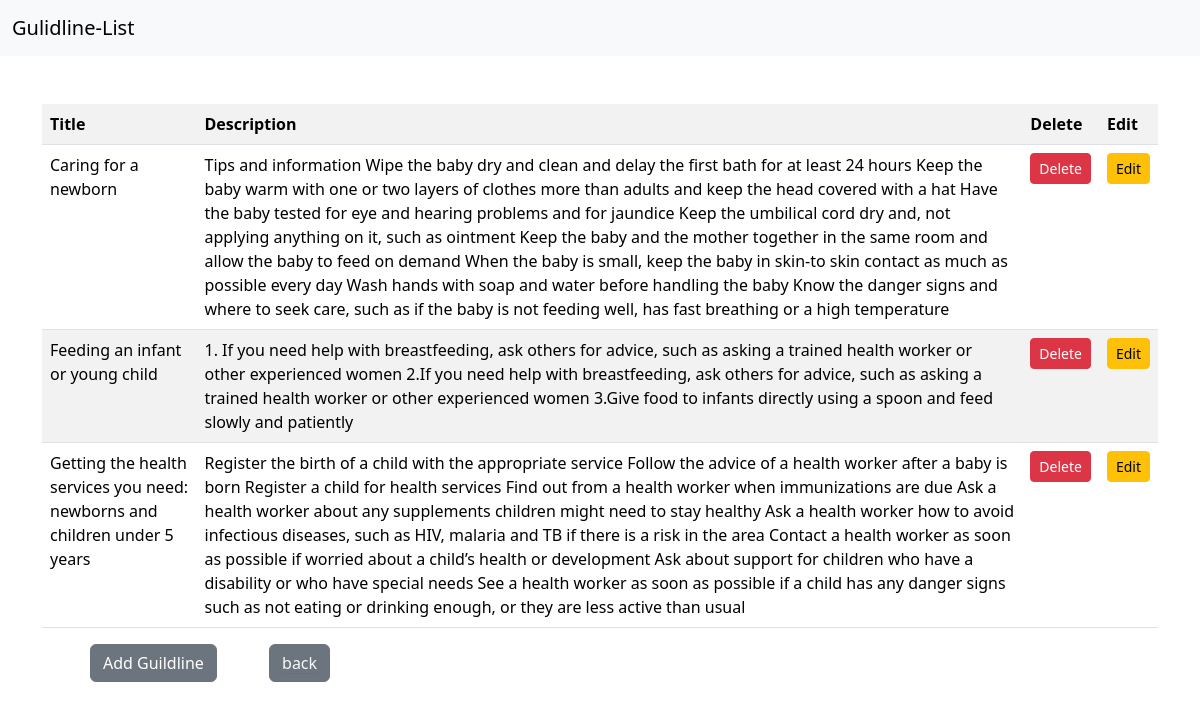
Page /health/guildlinelist on the committed database.
### healthdp/models.py (models this page shows)
class guildlines(models.Model):
    title = models.CharField(max_length=200,null=False)
    description = models.TextField(null=False)
    created_at = models.DateTimeField(auto_now_add=True)

### healthdp/views.py (the view)
# urls.py: path('guildlinelist',Guildlinelists.as_view(),name='guildlist'),
class Guildlinelists(ListView):
    model=guildlines
    template_name='guildlinelist.html'
    context_object_name='data'
    def get_queryset(self):
        qs=guildlines.objects.all()
        return qs

### templates/guildlinelist.html (shortened to what this page needs)
<!DOCTYPE html>
<html lang="en">
<head>
    <link rel="stylesheet" href="../static/regstyle.css">
    <link href="https://cdn.jsdelivr.net/npm/bootstrap@5.3.3/dist/css/bootstrap.min.css" rel="stylesheet"
>
  <link rel="stylesheet" href="path/to/font-awesome/css/font-awesome.min.css">
</head>
<body >
    <nav class="navbar navbar-expand-lg bg-body-tertiary">
        <div class="container-fluid">
            <a class="navbar-brand" href="{% url 'guildlist' %}">Gulidline-List</a>
        </div>
    </nav>
    <div class="container">
        <table class="table table-striped table-hover mt-5">
            <tr>
                <th>Title</th>
                <th>Description</th>
                <th>Delete</th>
                <th>Edit</th>
            </tr>
            {%for guild in data%}
            <tr>
                <td>{{guild.title}}</td>
                <td>{{guild.description}}</td>
                <td><a href="{% url 'guild-delete' pk=guild.pk %}" class="btn btn-danger btn-sm">Delete</a></td>
                <td><a href="{% url 'guildline-update' pk=guild.pk %}"  class="btn btn-warning btn-sm">Edit</a> </td>
            </tr>
            {% endfor %}
        </table>
        <a href="{% url 'guild'%}"><button type="submit" class="ms-5 btn btn-secondary">Add Guildline</button></a>
        <button type="submit" class="ms-5 btn btn-secondary "><a href="{% url 'health-dash'%}" class="btn-outline-secondary link-offset-2 link-underline link-underline-opacity-0 link-light link-offset-2 link-underline-opacity-25 link-underline-opacity-100-hover
        ">back</a>
    </div>
</body>
</html>

### static/regstyle.css (style rules this page uses)
body { font-family:calibri; padding:0; margin:0; margin:0; padding: 0; background-color:#9b6eff; }
::placeholder { color: white; opacity:0.1; text-align:center; }

### rows in the picture
guildlines: title "Caring for a newborn", description "Tips and information Wipe the baby dry and clean and delay the first bath for at least 24 hours Keep the baby warm with one or two layers of clothes more than adults and keep the head covered with a hat Have the baby tested for eye and hearing problems and for jaundice Keep the umbilical cord dry and, not applying anything on it, such as ointment Keep the baby and the mother together in the same room and allow the baby to feed on demand When the baby is small, keep the baby in skin-to skin contact as much as possible every day Wash hands with soap and water before handling the baby Know the danger signs and where to seek care, such as if the baby is not feeding well, has fast breathing or a…"
guildlines: title "Feeding an infant or young child", description "1. If you need help with breastfeeding, ask others for advice, such as asking a trained health worker or other experienced women 2.If you need help with breastfeeding, ask others for advice, such as asking a trained health worker or other experienced women 3.Give food to infants directly using a spoon and feed slowly and patiently"
guildlines: title "Getting the health services you need: newborns and children under 5 years", description "Register the birth of a child with the appropriate service Follow the advice of a health worker after a baby is born Register a child for health services Find out from a health worker when immunizations are due Ask a health worker about any supplements children might need to stay healthy Ask a health worker how to avoid infectious diseases, such as HIV, malaria and TB if there is a risk in the area Contact a health worker as soon as possible if worried about a child’s health or development Ask about support for children who have a disability or who have special needs See a health worker as soon as possible if a child has any danger signs such as not eating or drinking enough, or they are…"
